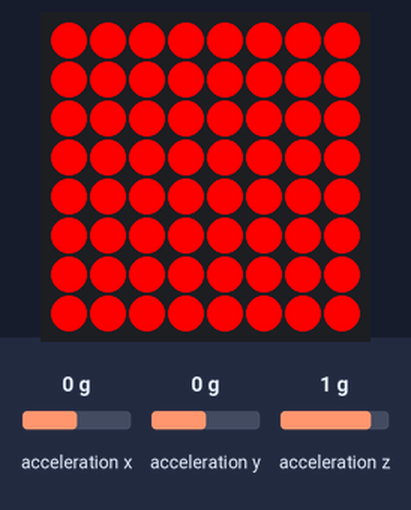
The program below on a simulated Raspberry Pi (BCM pin numbers) with a Sense HAT. Shown: the Sense HAT's 8×8 RGB LED matrix. The test bench sets the inputs (shaded band); at power-on: acceleration x 0 g, acceleration y 0 g, acceleration z 1 g. The 64×8 strip is a reading aid, not a part: it shows the text the matrix is scrolling, unrolled, one strip-width of it at a time; what the program prints to the terminal is not drawn.

Above: at 0.1 s.

The program:

prototyp.py
```python
from sense_hat import SenseHat
import time

sense = SenseHat()
global sense

def miganie():
    for i in range(3):
        sense.clear()
        red = (255, 0, 0)
        lista = [red if i < 64 else red for i in range(64)]
        sense.set_pixels(lista)
        time.sleep(1)
        i += 1
        sense.clear()
        time.sleep(1)

def wyswietlanie():
        miganie()
        sense.show_message("Pomiar rozpoczyna sie!", text_colour = [0, 0, 128], scroll_speed = 0.06)

def akcelerator():
    for i in range(5):
        wynik_acc = sense.get_accelerometer_raw()
        x = round(wynik_acc.get("x"), 3)
        y = round(wynik_acc.get("y"), 3)
        z = round(wynik_acc.get("z"), 3)
        x = str(x)
        y = str(y)
        z = str(z)
        print("x: {0}, y: {1}, z: {2}".format(x, y, z))
        time.sleep(1)
        i += 1

def main():
    try:
        while True:
            wyswietlanie()
            akcelerator()
    except KeyboardInterrupt:
        pass
main()
```
